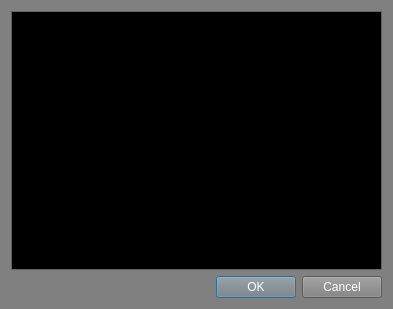
<?xml version="1.0" encoding="UTF-8"?>
<ui version="4.0">
 <class>ProjectDialog</class>
 <widget class="QDialog" name="ProjectDialog">
  <property name="geometry">
   <rect>
    <x>0</x>
    <y>0</y>
    <width>393</width>
    <height>309</height>
   </rect>
  </property>
  <property name="palette">
   <palette>
    <active>
     <colorrole role="WindowText">
      <brush brushstyle="SolidPattern">
       <color alpha="255">
        <red>255</red>
        <green>255</green>
        <blue>255</blue>
       </color>
      </brush>
     </colorrole>
     <colorrole role="Button">
      <brush brushstyle="SolidPattern">
       <color alpha="255">
        <red>128</red>
        <green>128</green>
        <blue>128</blue>
       </color>
      </brush>
     </colorrole>
     <colorrole role="Light">
      <brush brushstyle="SolidPattern">
       <color alpha="255">
        <red>192</red>
        <green>192</green>
        <blue>192</blue>
       </color>
      </brush>
     </colorrole>
     <colorrole role="Midlight">
      <brush brushstyle="SolidPattern">
       <color alpha="255">
        <red>160</red>
        <green>160</green>
        <blue>160</blue>
       </color>
      </brush>
     </colorrole>
     <colorrole role="Dark">
      <brush brushstyle="SolidPattern">
       <color alpha="255">
        <red>64</red>
        <green>64</green>
        <blue>64</blue>
       </color>
      </brush>
     </colorrole>
     <colorrole role="Mid">
      <brush brushstyle="SolidPattern">
       <color alpha="255">
        <red>85</red>
        <green>85</green>
        <blue>85</blue>
       </color>
      </brush>
     </colorrole>
     <colorrole role="Text">
      <brush brushstyle="SolidPattern">
       <color alpha="255">
        <red>255</red>
        <green>255</green>
        <blue>255</blue>
       </color>
      </brush>
     </colorrole>
     <colorrole role="BrightText">
      <brush brushstyle="SolidPattern">
       <color alpha="255">
        <red>255</red>
        <green>255</green>
        <blue>255</blue>
       </color>
      </brush>
     </colorrole>
     <colorrole role="ButtonText">
      <brush brushstyle="SolidPattern">
       <color alpha="255">
        <red>255</red>
        <green>255</green>
        <blue>255</blue>
       </color>
      </brush>
     </colorrole>
     <colorrole role="Base">
      <brush brushstyle="SolidPattern">
       <color alpha="255">
        <red>0</red>
        <green>0</green>
        <blue>0</blue>
       </color>
      </brush>
     </colorrole>
     <colorrole role="Window">
      <brush brushstyle="SolidPattern">
       <color alpha="255">
        <red>128</red>
        <green>128</green>
        <blue>128</blue>
       </color>
      </brush>
     </colorrole>
     <colorrole role="Shadow">
      <brush brushstyle="SolidPattern">
       <color alpha="255">
        <red>0</red>
        <green>0</green>
        <blue>0</blue>
       </color>
      </brush>
     </colorrole>
     <colorrole role="AlternateBase">
      <brush brushstyle="SolidPattern">
       <color alpha="255">
        <red>64</red>
        <green>64</green>
        <blue>64</blue>
       </color>
      </brush>
     </colorrole>
     <colorrole role="ToolTipBase">
      <brush brushstyle="SolidPattern">
       <color alpha="255">
        <red>255</red>
        <green>255</green>
        <blue>220</blue>
       </color>
      </brush>
     </colorrole>
     <colorrole role="ToolTipText">
      <brush brushstyle="SolidPattern">
       <color alpha="255">
        <red>0</red>
        <green>0</green>
        <blue>0</blue>
       </color>
      </brush>
     </colorrole>
    </active>
    <inactive>
     <colorrole role="WindowText">
      <brush brushstyle="SolidPattern">
       <color alpha="255">
        <red>255</red>
        <green>255</green>
        <blue>255</blue>
       </color>
      </brush>
     </colorrole>
     <colorrole role="Button">
      <brush brushstyle="SolidPattern">
       <color alpha="255">
        <red>128</red>
        <green>128</green>
        <blue>128</blue>
       </color>
      </brush>
     </colorrole>
     <colorrole role="Light">
      <brush brushstyle="SolidPattern">
       <color alpha="255">
        <red>192</red>
        <green>192</green>
        <blue>192</blue>
       </color>
      </brush>
     </colorrole>
     <colorrole role="Midlight">
      <brush brushstyle="SolidPattern">
       <color alpha="255">
        <red>160</red>
        <green>160</green>
        <blue>160</blue>
       </color>
      </brush>
     </colorrole>
     <colorrole role="Dark">
      <brush brushstyle="SolidPattern">
       <color alpha="255">
        <red>64</red>
        <green>64</green>
        <blue>64</blue>
       </color>
      </brush>
     </colorrole>
     <colorrole role="Mid">
      <brush brushstyle="SolidPattern">
       <color alpha="255">
        <red>85</red>
        <green>85</green>
        <blue>85</blue>
       </color>
      </brush>
     </colorrole>
     <colorrole role="Text">
      <brush brushstyle="SolidPattern">
       <color alpha="255">
        <red>255</red>
        <green>255</green>
        <blue>255</blue>
       </color>
      </brush>
     </colorrole>
     <colorrole role="BrightText">
      <brush brushstyle="SolidPattern">
       <color alpha="255">
        <red>255</red>
        <green>255</green>
        <blue>255</blue>
       </color>
      </brush>
     </colorrole>
     <colorrole role="ButtonText">
      <brush brushstyle="SolidPattern">
       <color alpha="255">
        <red>255</red>
        <green>255</green>
        <blue>255</blue>
       </color>
      </brush>
     </colorrole>
     <colorrole role="Base">
      <brush brushstyle="SolidPattern">
       <color alpha="255">
        <red>0</red>
        <green>0</green>
        <blue>0</blue>
       </color>
      </brush>
     </colorrole>
     <colorrole role="Window">
      <brush brushstyle="SolidPattern">
       <color alpha="255">
        <red>128</red>
        <green>128</green>
        <blue>128</blue>
       </color>
      </brush>
     </colorrole>
     <colorrole role="Shadow">
      <brush brushstyle="SolidPattern">
       <color alpha="255">
        <red>0</red>
        <green>0</green>
        <blue>0</blue>
       </color>
      </brush>
     </colorrole>
     <colorrole role="AlternateBase">
      <brush brushstyle="SolidPattern">
       <color alpha="255">
        <red>64</red>
        <green>64</green>
        <blue>64</blue>
       </color>
      </brush>
     </colorrole>
     <colorrole role="ToolTipBase">
      <brush brushstyle="SolidPattern">
       <color alpha="255">
        <red>255</red>
        <green>255</green>
        <blue>220</blue>
       </color>
      </brush>
     </colorrole>
     <colorrole role="ToolTipText">
      <brush brushstyle="SolidPattern">
       <color alpha="255">
        <red>0</red>
        <green>0</green>
        <blue>0</blue>
       </color>
      </brush>
     </colorrole>
    </inactive>
    <disabled>
     <colorrole role="WindowText">
      <brush brushstyle="SolidPattern">
       <color alpha="255">
        <red>64</red>
        <green>64</green>
        <blue>64</blue>
       </color>
      </brush>
     </colorrole>
     <colorrole role="Button">
      <brush brushstyle="SolidPattern">
       <color alpha="255">
        <red>128</red>
        <green>128</green>
        <blue>128</blue>
       </color>
      </brush>
     </colorrole>
     <colorrole role="Light">
      <brush brushstyle="SolidPattern">
       <color alpha="255">
        <red>192</red>
        <green>192</green>
        <blue>192</blue>
       </color>
      </brush>
     </colorrole>
     <colorrole role="Midlight">
      <brush brushstyle="SolidPattern">
       <color alpha="255">
        <red>160</red>
        <green>160</green>
        <blue>160</blue>
       </color>
      </brush>
     </colorrole>
     <colorrole role="Dark">
      <brush brushstyle="SolidPattern">
       <color alpha="255">
        <red>64</red>
        <green>64</green>
        <blue>64</blue>
       </color>
      </brush>
     </colorrole>
     <colorrole role="Mid">
      <brush brushstyle="SolidPattern">
       <color alpha="255">
        <red>85</red>
        <green>85</green>
        <blue>85</blue>
       </color>
      </brush>
     </colorrole>
     <colorrole role="Text">
      <brush brushstyle="SolidPattern">
       <color alpha="255">
        <red>64</red>
        <green>64</green>
        <blue>64</blue>
       </color>
      </brush>
     </colorrole>
     <colorrole role="BrightText">
      <brush brushstyle="SolidPattern">
       <color alpha="255">
        <red>255</red>
        <green>255</green>
        <blue>255</blue>
       </color>
      </brush>
     </colorrole>
     <colorrole role="ButtonText">
      <brush brushstyle="SolidPattern">
       <color alpha="255">
        <red>64</red>
        <green>64</green>
        <blue>64</blue>
       </color>
      </brush>
     </colorrole>
     <colorrole role="Base">
      <brush brushstyle="SolidPattern">
       <color alpha="255">
        <red>128</red>
        <green>128</green>
        <blue>128</blue>
       </color>
      </brush>
     </colorrole>
     <colorrole role="Window">
      <brush brushstyle="SolidPattern">
       <color alpha="255">
        <red>128</red>
        <green>128</green>
        <blue>128</blue>
       </color>
      </brush>
     </colorrole>
     <colorrole role="Shadow">
      <brush brushstyle="SolidPattern">
       <color alpha="255">
        <red>0</red>
        <green>0</green>
        <blue>0</blue>
       </color>
      </brush>
     </colorrole>
     <colorrole role="AlternateBase">
      <brush brushstyle="SolidPattern">
       <color alpha="255">
        <red>128</red>
        <green>128</green>
        <blue>128</blue>
       </color>
      </brush>
     </colorrole>
     <colorrole role="ToolTipBase">
      <brush brushstyle="SolidPattern">
       <color alpha="255">
        <red>255</red>
        <green>255</green>
        <blue>220</blue>
       </color>
      </brush>
     </colorrole>
     <colorrole role="ToolTipText">
      <brush brushstyle="SolidPattern">
       <color alpha="255">
        <red>0</red>
        <green>0</green>
        <blue>0</blue>
       </color>
      </brush>
     </colorrole>
    </disabled>
   </palette>
  </property>
  <property name="windowTitle">
   <string>Project Browser</string>
  </property>
  <layout class="QGridLayout" name="gridLayout">
   <item row="5" column="0">
    <widget class="QDialogButtonBox" name="openExisting">
     <property name="orientation">
      <enum>Qt::Horizontal</enum>
     </property>
     <property name="standardButtons">
      <set>QDialogButtonBox::Cancel|QDialogButtonBox::Ok</set>
     </property>
    </widget>
   </item>
   <item row="4" column="0">
    <widget class="QListWidget" name="listWidget"/>
   </item>
  </layout>
 </widget>
 <resources/>
 <connections>
  <connection>
   <sender>openExisting</sender>
   <signal>accepted()</signal>
   <receiver>ProjectDialog</receiver>
   <slot>accept()</slot>
   <hints>
    <hint type="sourcelabel">
     <x>248</x>
     <y>254</y>
    </hint>
    <hint type="destinationlabel">
     <x>157</x>
     <y>274</y>
    </hint>
   </hints>
  </connection>
  <connection>
   <sender>openExisting</sender>
   <signal>rejected()</signal>
   <receiver>ProjectDialog</receiver>
   <slot>reject()</slot>
   <hints>
    <hint type="sourcelabel">
     <x>316</x>
     <y>260</y>
    </hint>
    <hint type="destinationlabel">
     <x>286</x>
     <y>274</y>
    </hint>
   </hints>
  </connection>
 </connections>
</ui>
